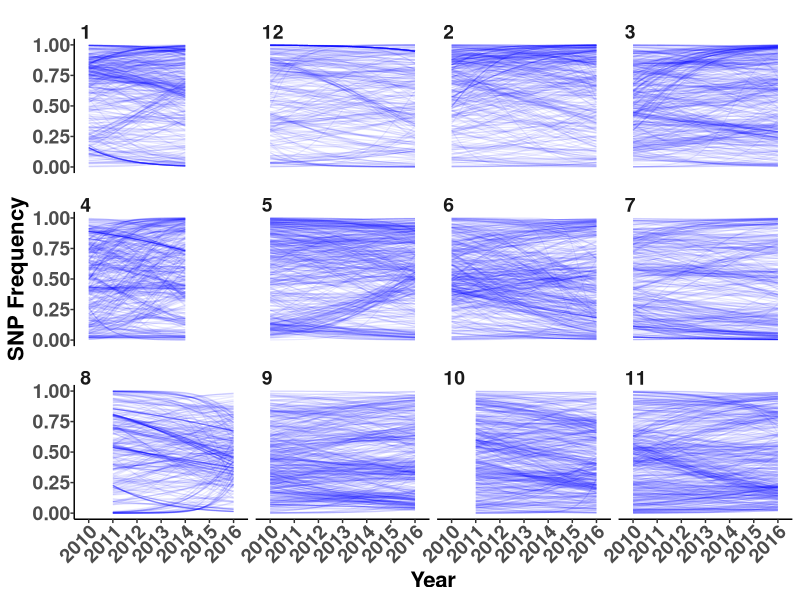
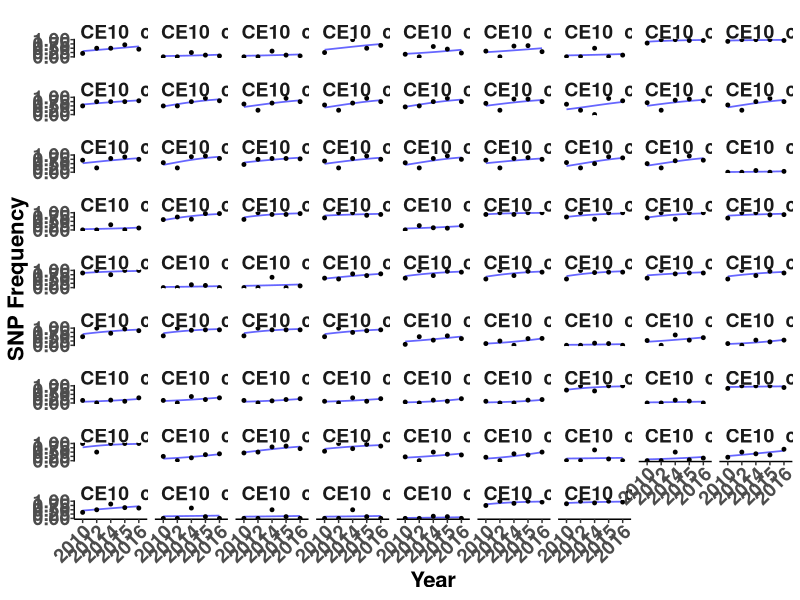
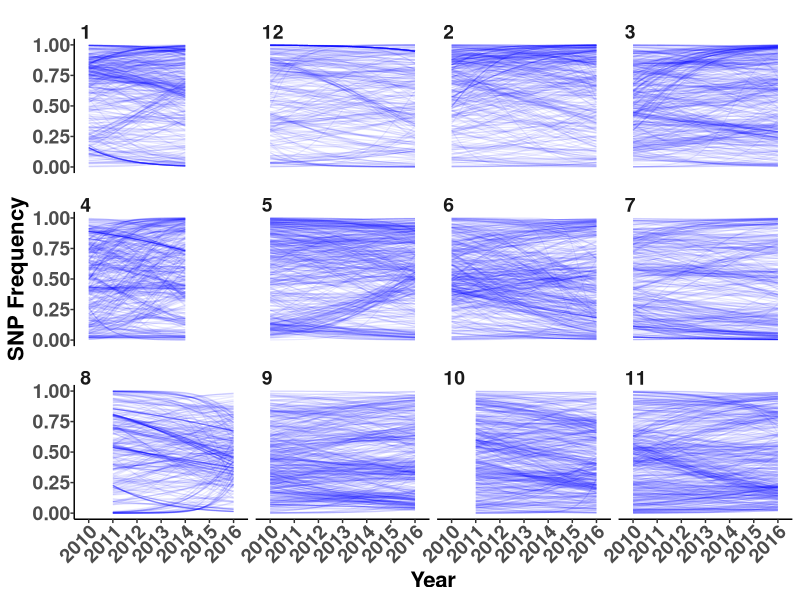
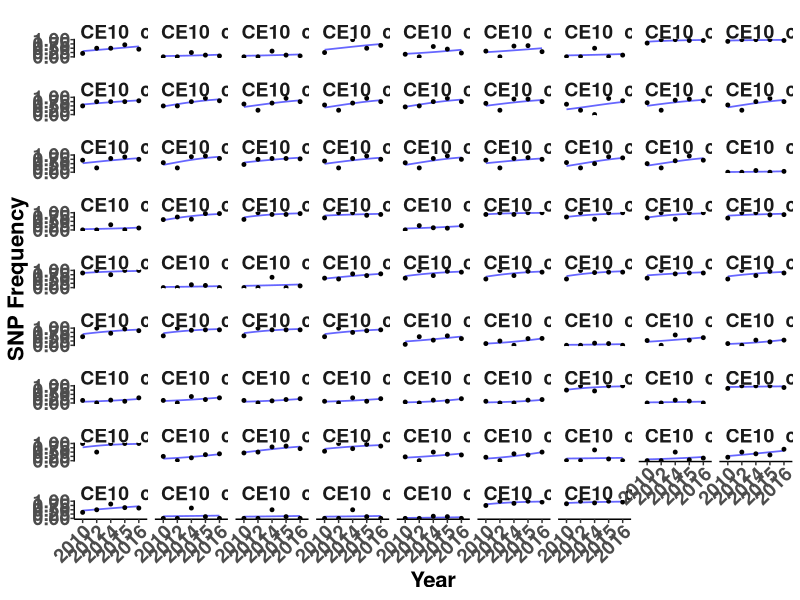

The R script that drew these images, in order: (Note: this script raises an error after producing the figures.)
################################################################################################################
## Regression plots of BF>20 SNPs for random and observed
## Author Daniel Anstett
## 
## 
## Last Modified May 19, 2021
################################################################################################################
#Import libraries
library(tidyverse)

################################################################################################################
#Functions

get_cumul <- function(freq_df,cumul_df,pop_num){
  freq_env_pop <- freq_df %>% filter(Site==pop_num)
  snp_list_pop <- cumul_df %>% filter(Site==pop_num)
  freq_mat_pop <- freq_env_pop %>% filter(env=="MAT")
  freq_map_pop <- freq_env_pop %>% filter(env=="MAP")
  freq_cmd_pop <- freq_env_pop %>% filter(env=="CMD")
  snp_list_pop_mat <- snp_list_pop %>% filter(env=="MAT")
  snp_list_pop_map <- snp_list_pop %>% filter(env=="MAP")
  snp_list_pop_cmd <- snp_list_pop %>% filter(env=="CMD")
  freq_mat_cumul <- freq_mat_pop %>% filter(SNP_ID %in% snp_list_pop_mat$snp_ID)
  freq_map_cumul <- freq_map_pop %>% filter(SNP_ID %in% snp_list_pop_map$snp_ID)
  freq_cmd_cumul <- freq_cmd_pop %>% filter(SNP_ID %in% snp_list_pop_cmd$snp_ID)
  freq_env_cumul <- rbind(freq_mat_cumul,freq_map_cumul,freq_cmd_cumul)
  return(freq_env_cumul)
}


#get_cumul <- function(freq_df,cumul_df,pop_num){
#  freq_env_pop <- freq_df %>% filter(Site==pop_num)
#  snp_list_pop <- cumul_df %>% filter(Site==pop_num)
#  freq_mat_cumul <- freq_env_pop %>% filter(SNP_ID %in% snp_list_pop$snp_ID)
#  return(freq_mat_cumul)
#}

#Define Theme

theme_spaghetti <- function(){ 
  
  theme_classic() %+replace%    #replace elements we want to change
    theme(legend.position = "none",
          axis.text.x = element_text(size = 14, face = "bold", angle = 45,hjust = 1, vjust = 1), 
          axis.title = element_text(size =16, face = "bold"), 
          axis.text.y = element_text(size = 14, face = "bold"),legend.title = element_blank(),
          legend.text = element_text(size=12,face="bold"),
          strip.background = element_blank(), 
          strip.text.x=element_text(size=14,face="bold",hjust=0,vjust=-1.2))
}

theme( 
  axis.text.x = element_text(size=12, face="bold", angle=0,hjust=0.5),
  axis.text.y = element_text(size=15,face="bold"),
  axis.title.x = element_text(color="black", size=20, vjust = 0, face="bold"),
  axis.title.y = element_text(color="black", size=20, vjust = 1.6,face="bold",hjust=0.5 ,angle=90)
)
################################################################################################################

#Import cumul SNPs
#snp_list <- read.csv("Genomics_scripts/Data/snp_list.csv")

#Import timeseries frequencies
#freq_mat <- read_csv("Genomics_scripts/Data/freq_MAT_peakbf5.csv")

freq_env1 <- read_csv("data/freq_env1.csv")
freq_env2 <- read_csv("data/freq_env2.csv")
freq_env3 <- read_csv("data/freq_env3.csv")
freq_env4 <- read_csv("data/freq_env4.csv")
freq_env5 <- read_csv("data/freq_env5.csv")
freq_env6 <- read_csv("data/freq_env6.csv")
freq_env7 <- read_csv("data/freq_env7.csv")
freq_env8 <- read_csv("data/freq_env8.csv")
freq_env9 <- read_csv("data/freq_env9.csv")

#Gather data frames
freq_env1 <- freq_env1 %>% gather(SNP_ID,SNP_Freq,3:dim(freq_env1)[2]) %>% mutate(env="env1")
freq_env2 <- freq_env2 %>% gather(SNP_ID,SNP_Freq,3:dim(freq_env2)[2]) %>% mutate(env="env2")
freq_env3 <- freq_env3 %>% gather(SNP_ID,SNP_Freq,3:dim(freq_env3)[2]) %>% mutate(env="env3")
freq_env4 <- freq_env4 %>% gather(SNP_ID,SNP_Freq,3:dim(freq_env4)[2]) %>% mutate(env="env4")
freq_env5 <- freq_env5 %>% gather(SNP_ID,SNP_Freq,3:dim(freq_env5)[2]) %>% mutate(env="env5")
freq_env6 <- freq_env6 %>% gather(SNP_ID,SNP_Freq,3:dim(freq_env6)[2]) %>% mutate(env="env6")
freq_env7 <- freq_env7 %>% gather(SNP_ID,SNP_Freq,3:dim(freq_env7)[2]) %>% mutate(env="env7")
freq_env8 <- freq_env8 %>% gather(SNP_ID,SNP_Freq,3:dim(freq_env8)[2]) %>% mutate(env="env8")
freq_env9 <- freq_env9 %>% gather(SNP_ID,SNP_Freq,3:dim(freq_env9)[2]) %>% mutate(env="env9")

#Get rid of duplicates SNPs across env
freq_env <- rbind(freq_env1,
                  freq_env2,
                  freq_env3,
                  freq_env4,
                  freq_env5,
                  freq_env6,
                  freq_env7,
                  freq_env8,
                  freq_env9) %>% unite(col = "Filter_ID", c("Site", "Year","SNP_ID"), sep = "/") %>%
  distinct(Filter_ID, .keep_all=T) %>% separate(Filter_ID, c("Site", "Year","SNP_ID"), sep = "/")

#SE data
env_all <- read_csv("data/slope_obs_all_unique.csv")
colnames(env_all) <- c("Site","SNP_ID","Slope","SE","ENV","Type")
#env_low <- env_all %>% filter(SE<5.5) 
freq_env$Site <- as.numeric(freq_env$Site)
freq_env_se <- left_join(freq_env,env_all,by=c("Site","SNP_ID")) %>% filter(SE<5.5)

freq_env_se$Site <- as.factor(freq_env_se$Site)
freq_env_se$Site <- factor(freq_env_se$Site, levels = c(1,12,2,3,4,5,6,7,8,9,10,11))



################################################################################################################
#Make Plots

#All Sites
spag_cumul_1 <- ggplot(data=freq_env_se ,aes(Year,SNP_Freq,group=SNP_ID)) + 
  geom_line(stat="smooth",method = "glm", method.args = list(family = "binomial"), se = F, alpha=.09,cex=0.4,color="blue") + 
  labs(y="SNP Frequency",x="Year") +  facet_wrap(.~Site) + theme_spaghetti()
spag_cumul_1
ggsave("graphs/07_spaghetii_obs.pdf",spag_cumul_1,width=8, height = 7, units = "in")

################################################################################################################
#Single Case
#plot p11 between Slope = 0.4 and 0.8
freq_env_se_p11 <- freq_env_se %>% filter(Site==11) %>% filter (Slope>0.4 & Slope <=0.8)

spag_cumul_11 <- ggplot(data=freq_env_se_p11 ,aes(Year,SNP_Freq,group=SNP_ID)) + 
  geom_line(stat="smooth",method = "glm", method.args = list(family = "binomial"), se = F, alpha=.6,cex=0.6,color="blue") + 
  geom_point(size=1) +
  labs(y="SNP Frequency",x="Year") +  facet_wrap(.~SNP_ID) + theme_spaghetti()
spag_cumul_11
ggsave("graphs/spaghetii/spaghetii_obs_p11_pos.pdf",spag_cumul_11,width=20, height = 20, units = "in")












################################################################################################################
#Single Case
freq_env_pop <- freq_env %>% filter(Site==1)
snp_list_pop <- snp_list %>% filter(Site==1)
freq_mat_cumul <- freq_env_pop %>% filter(SNP_ID %in% snp_list_pop$snp_ID)
################################################################################################################

#Generate timeseires frequency data frames filter for cumul SNP list 
#Done for all 12 populations
for(i in 1:12){
  assign(paste("freq_cumul_pop", i, sep="_"), get_cumul(freq_env,snp_list,i))
}

################################################################################################################
#Make graphs
#p1
spag_cumul_1 <- ggplot(data=freq_cumul_pop_1,aes(Year,SNP_Freq,group=SNP_ID)) + 
  geom_line(stat="smooth",method = "glm", method.args = list(family = "binomial"), se = F, alpha=.25,cex=0.6,color="blue") + 
  labs(y="SNP Frequency",x="Year") +  facet_wrap(.~env) + theme_spaghetti()
ggsave("Graphs_Oct_22/2_01env_both_freqchange_paper_p1.pdf",spag_cumul_1,width=12, height = 6, units = "in")

#p12
spag_cumul_12 <- ggplot(data=freq_cumul_pop_12,aes(Year,SNP_Freq,group=SNP_ID)) + 
  geom_line(stat="smooth",method = "glm", method.args = list(family = "binomial"), se = F, alpha=.25,cex=0.6,color="blue") + 
  labs(y="SNP Frequency",x="Year") +  facet_wrap(.~env) + theme_spaghetti()
ggsave("Graphs_Oct_22/2_02env_both_freqchange_paper_p12.pdf",spag_cumul_12,width=9, height = 6, units = "in")

#p2
spag_cumul_2 <- ggplot(data=freq_cumul_pop_2,aes(Year,SNP_Freq,group=SNP_ID)) + 
  geom_line(stat="smooth",method = "glm", method.args = list(family = "binomial"), se = F, alpha=.25,cex=0.6,color="blue") + 
  labs(y="SNP Frequency",x="Year") +  facet_wrap(.~env) + theme_spaghetti()
ggsave("Graphs_Oct_22/2_03env_both_freqchange_paper_p2.pdf",width=12, height = 6, units = "in")

#p3
spag_cumul_3 <- ggplot(data=freq_cumul_pop_3,aes(Year,SNP_Freq,group=SNP_ID)) + 
  geom_line(stat="smooth",method = "glm", method.args = list(family = "binomial"), se = F, alpha=.25,cex=0.6,color="blue") + 
  labs(y="SNP Frequency",x="Year") +  facet_wrap(.~env) + theme_spaghetti()
ggsave("Graphs_Oct_22/2_04env_both_freqchange_paper_p3.pdf",width=12, height = 6, units = "in")

#p4
spag_cumul_4 <- ggplot(data=freq_cumul_pop_4,aes(Year,SNP_Freq,group=SNP_ID)) + 
  geom_line(stat="smooth",method = "glm", method.args = list(family = "binomial"), se = F, alpha=.25,cex=0.6,color="blue") + 
  labs(y="SNP Frequency",x="Year") +  facet_wrap(.~env) + theme_spaghetti()
ggsave("Graphs_Oct_22/2_05env_both_freqchange_paper_p4.pdf",width=12, height = 6, units = "in")

#p5
spag_cumul_5 <- ggplot(data=freq_cumul_pop_5,aes(Year,SNP_Freq,group=SNP_ID)) + 
  geom_line(stat="smooth",method = "glm", method.args = list(family = "binomial"), se = F, alpha=.25,cex=0.6,color="blue") + 
  labs(y="SNP Frequency",x="Year") +  facet_wrap(.~env) + theme_spaghetti()
ggsave("Graphs_Oct_22/2_06env_both_freqchange_paper_p5.pdf",width=12, height = 6, units = "in")

#p6
spag_cumul_6 <- ggplot(data=freq_cumul_pop_6,aes(Year,SNP_Freq,group=SNP_ID)) + 
  geom_line(stat="smooth",method = "glm", method.args = list(family = "binomial"), se = F, alpha=.25,cex=0.6,color="blue") + 
  labs(y="SNP Frequency",x="Year") +  facet_wrap(.~env) + theme_spaghetti()
ggsave("Graphs_Oct_22/2_07env_both_freqchange_paper_p6.pdf",width=12, height = 6, units = "in")

#p7
spag_cumul_7 <- ggplot(data=freq_cumul_pop_7,aes(Year,SNP_Freq,group=SNP_ID)) + 
  geom_line(stat="smooth",method = "glm", method.args = list(family = "binomial"), se = F, alpha=.25,cex=0.6,color="blue") + 
  labs(y="SNP Frequency",x="Year") +  facet_wrap(.~env) + theme_spaghetti()
ggsave("Graphs_Oct_22/2_08env_both_freqchange_paper_p7.pdf",width=5, height = 6, units = "in")

#p8
spag_cumul_8 <- ggplot(data=freq_cumul_pop_8,aes(Year,SNP_Freq,group=SNP_ID)) + 
  geom_line(stat="smooth",method = "glm", method.args = list(family = "binomial"), se = F, alpha=.25,cex=0.6,color="blue") + 
  labs(y="SNP Frequency",x="Year") +  facet_wrap(.~env) + theme_spaghetti()
ggsave("Graphs_Oct_22/2_09env_both_freqchange_paper_p8.pdf",width=9, height = 6, units = "in")

#p9
spag_cumul_9 <- ggplot(data=freq_cumul_pop_9,aes(Year,SNP_Freq,group=SNP_ID)) + 
  geom_line(stat="smooth",method = "glm", method.args = list(family = "binomial"), se = F, alpha=.25,cex=0.6,color="blue") + 
  labs(y="SNP Frequency",x="Year") +  facet_wrap(.~env) + theme_spaghetti()
ggsave("Graphs_Oct_22/2_10env_both_freqchange_paper_9.pdf",width=9, height = 6, units = "in")

#p10
spag_cumul_10 <- ggplot(data=freq_cumul_pop_10,aes(Year,SNP_Freq,group=SNP_ID)) + 
  geom_line(stat="smooth",method = "glm", method.args = list(family = "binomial"), se = F, alpha=.25,cex=0.6,color="blue") + 
  labs(y="SNP Frequency",x="Year") +  facet_wrap(.~env) + theme_spaghetti()
ggsave("Graphs_Oct_22/2_11env_both_freqchange_paper_p10.pdf",width=9, height = 6, units = "in")

#p11
spag_cumul_11 <- ggplot(data=freq_cumul_pop_11,aes(Year,SNP_Freq,group=SNP_ID)) + 
  geom_line(stat="smooth",method = "glm", method.args = list(family = "binomial"), se = F, alpha=.25,cex=0.6,color="blue") + 
  labs(y="SNP Frequency",x="Year") +  facet_wrap(.~env) + theme_spaghetti()
ggsave("Graphs_Oct_22/2_12env_both_freqchange_paper_p11.pdf",width=12, height = 6, units = "in")










